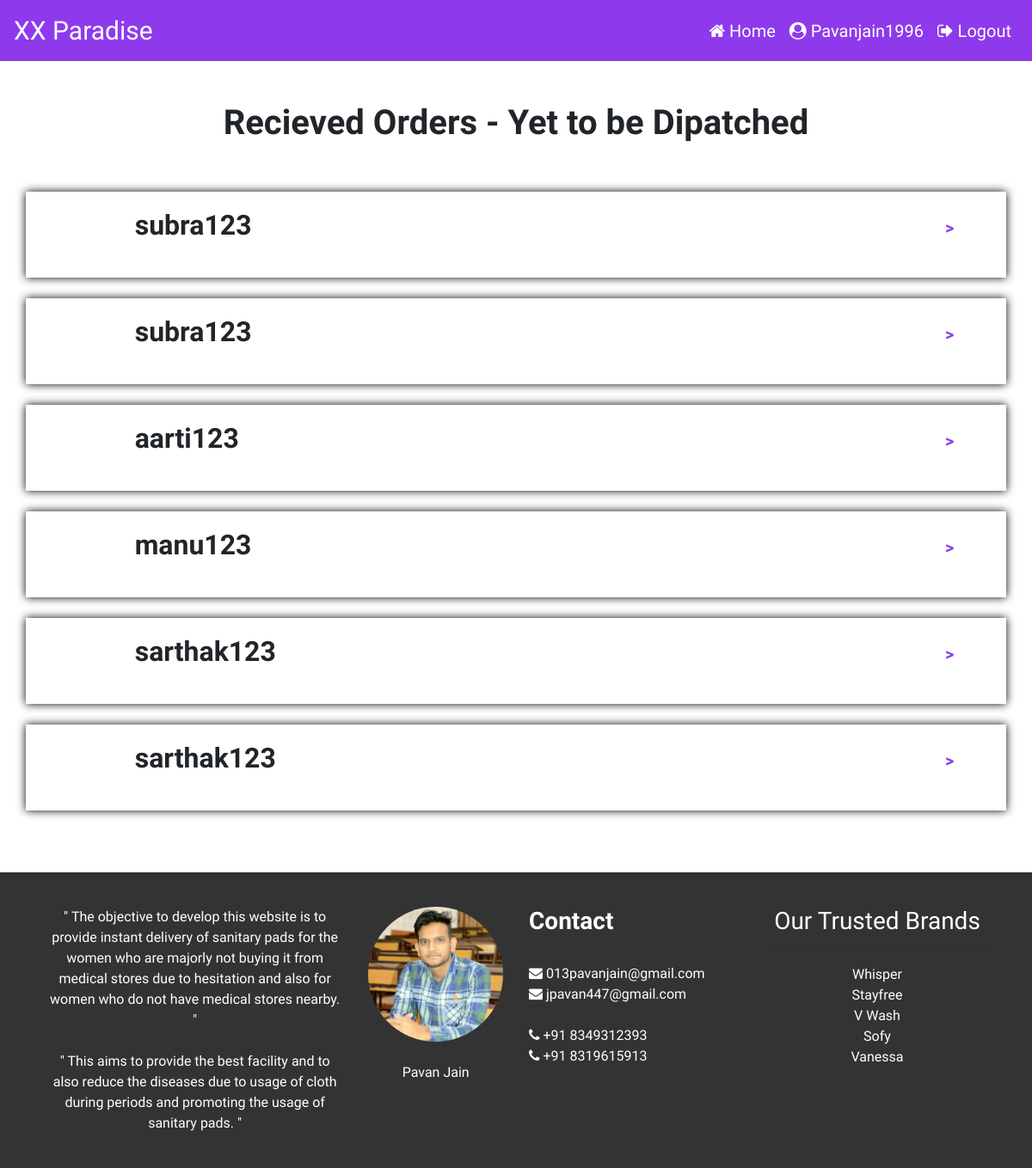
Page /Website/Admin/RecievedOrders.php (signed in) on the committed database.
### tables this page shows
CREATE TABLE `orders` (
  `o_id` int(11) NOT NULL,
  `o_username` varchar(50) NOT NULL,
  `o_pid` int(11) NOT NULL,
  `o_quantity` int(11) NOT NULL,
  `o_amount` int(11) NOT NULL,
  `o_date` date NOT NULL,
  `o_state` varchar(30) NOT NULL,
  `o_city` varchar(50) NOT NULL,
  `o_deliveryman` varchar(50) NOT NULL,
  `o_status` varchar(50) NOT NULL DEFAULT 'Order Recieved'
);

### Website/Admin/RecievedOrders.php (the view, shortened to what this page needs)
<?php
include('Header.php');
if(isset($_SESSION['admin'])){
?>
<br/><br/>
<div class="container">
<div class="row">
<div class="col">
<h1 style="text-align:center;font-weight:bold;">Recieved Orders - Yet to be Dipatched</h1>
</div>
</div>
<br/><br/>
<?php
include('../DBconnection.php');
$query='select o_id,o_username from orders where o_status="Order Recieved"';
$res=mysqli_query($con,$query);
$n=mysqli_num_rows($res);
if($n>0){
for($i=1;$i<=$n;$i++){
    $arr=mysqli_fetch_array($res);
?>
<div class="row" style="padding:20px;box-shadow:0px 0px 10px black;">
<div class="col-md-1" style="text-align:center;">
</div>
<div class="col-md-10">
<h2 style="font-weight:bold;"><?php echo $arr['o_username']; ?></h2>
</div>
<div class="col-md-1" style="text-align:center;">
<form method="post" action="OpenOrderAdmin.php">
<button type="submit" class="btn btn-link" style="font-size:20px;font-weight:bold;color:#8E3AEC;" onmouseover="this.style.textDecoration='none';this.style.border='2px solid grey';" onmouseout="this.style.border='none';">></button>
</form>
</div>
</div>
<br/>
<?php
}
}
?>
</div>
<?php
include('Footer.php');
}
else{
    header('location:Index.php');
}
?>

### Website/Admin/Header.php (style rules this page uses)
html { scroll-behavior: smooth; }
body { font-family: 'Gotu', sans-serif; }

### rows in the picture
orders: o_username "subra123"
orders: o_username "subra123"
orders: o_username "aarti123"
orders: o_username "manu123"
orders: o_username "sarthak123"
orders: o_username "sarthak123"

### other values in the picture
$_SESSION['admin'] "Pavanjain1996"
